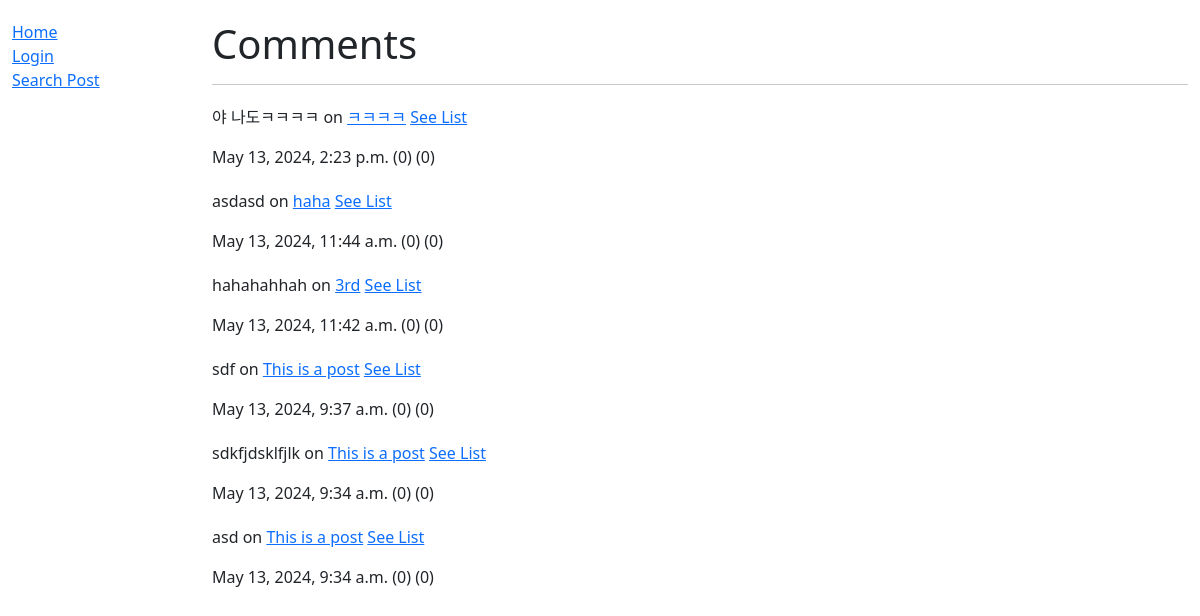
Screenshot of /blog/dl2/show_all/comments/ with the database file from the repository.
### blog/models.py (models this page shows, shortened)
class Comment(models.Model):
    id = models.BigAutoField(help_text="Comment ID", primary_key=True)
    post = models.ForeignKey("Post", on_delete=models.CASCADE)
    writer = models.CharField(max_length=100)
    content = models.CharField(max_length=200)
    date = models.DateTimeField(default=datetime.now, blank=True)
    likes = models.IntegerField(default=0)
    dislikes = models.IntegerField(default=0)
    class Meta:
        ordering = ['-date']

class Post(models.Model):
    id = models.BigAutoField(help_text="Post ID", primary_key=True)
    title = models.CharField(max_length=100)
    writer = models.CharField(max_length=100)
    content = models.TextField(max_length=5000)
    date = models.DateTimeField(default=datetime.now, blank=True)
    likes = models.IntegerField(default=0)
    class Meta:
        ordering = ['-date']
    def __str__(self):
        return self.title

### blog/views.py (the view)
# urls.py: path('<str:user>/show_all/<str:model>/', views.show_all, name="show-all"),
def show_all(request, user, model):
    context = {'auth':False}
    if user == request.user.username:
        context['auth'] = True
    try:
        if model == 'posts':
            context['model'] = 'Posts'
            context['objects'] = Post.objects.filter(writer=user)
        elif model == 'comments':
            context['model'] = 'Comments'
            context['objects'] = Comment.objects.filter(writer=user)
        else:
            raise Http404("Invalid Request.")
    except:
        raise Http404("Invalid Request.")
    return render(request, 'show_all.html', context=context)

### blog/templates/show_all.html (shortened to what this page needs)
{% extends "base.html" %}
{% block content %}
    <h1>{{model}}</h1>
    <hr />
    {% if objects %}
        {% for x in objects %}
            {% if model == "Comments" %}
                <div style="margin-top: 20px;">
                    <p>{{x.content}} on <a href="{% url 'post' x.post.id %}">{{x.post}}</a> <a href="{% url 'comments' x.post.id %}"> See List</a></p>
                    <p  style="white-space: nowrap; overflow: hidden; max-width: 100%;">
                    {{x.date}} ({{x.likes}}) ({{x.dislikes}})
                    </p>
                </div>
            {% endif %}
        {% endfor %}
    {% else %}
        <p>No {{model}} yet.</p>
    {% endif %}
{% endblock %}

### rows the page displays
Comment: content "야 나도ㅋㅋㅋㅋ", post "ㅋㅋㅋㅋ", date "May 13, 2024, 2:23 p.m.", likes "0", dislikes "0"
Comment: content "asdasd", post "haha", date "May 13, 2024, 11:44 a.m.", likes "0", dislikes "0"
Comment: content "hahahahhah", post "3rd", date "May 13, 2024, 11:42 a.m.", likes "0", dislikes "0"
Comment: content "sdf", post "This is a post", date "May 13, 2024, 9:37 a.m.", likes "0", dislikes "0"
Comment: content "sdkfjdsklfjlk", post "This is a post", date "May 13, 2024, 9:34 a.m.", likes "0", dislikes "0"
Comment: content "asd", post "This is a post", date "May 13, 2024, 9:34 a.m.", likes "0", dislikes "0"

### other values shown
{{ model }} "Comments"
